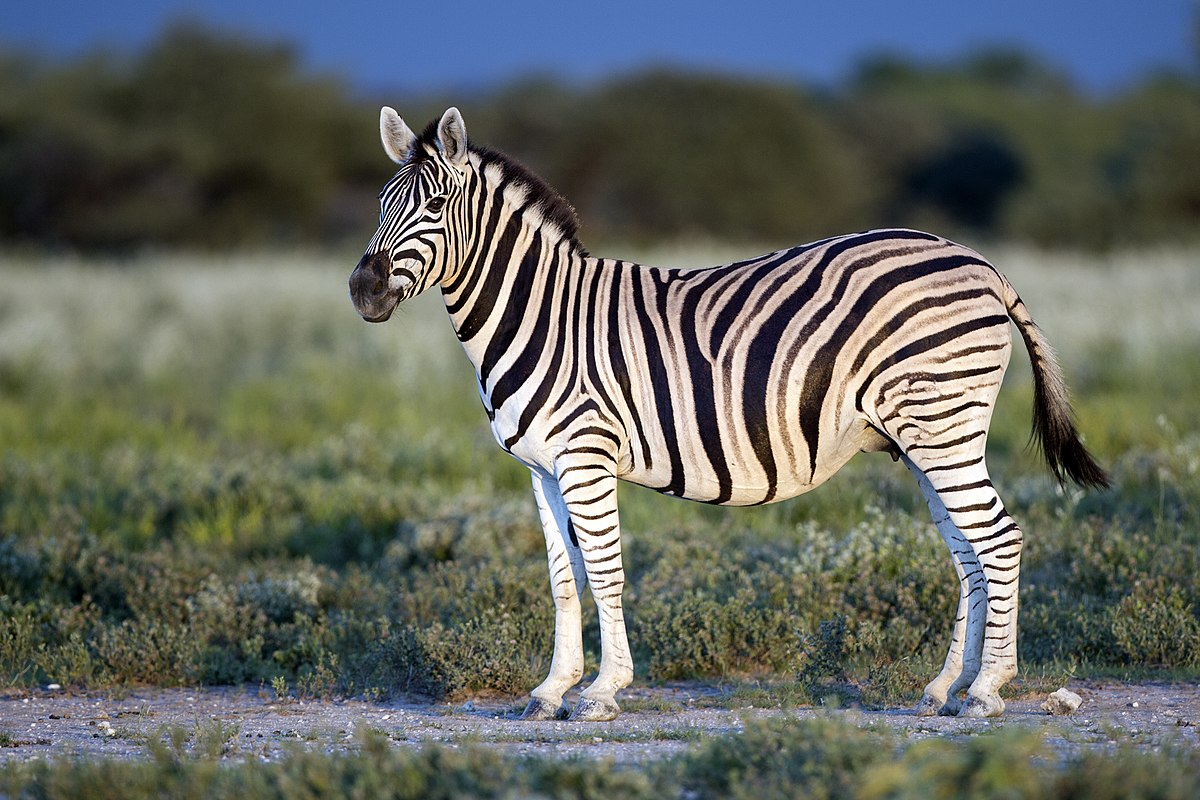
#> input picture HW4/q2/zebra.jpg, 1200 x 800 px
$ python zebra.py
#> lines starting #> are read from the running program, lines starting #| are printed output that depends on the picture
import numpy as np
from numpy.fft import fft2, ifft2, fftshift, ifftshift
import cv2
import matplotlib.pyplot as plt

image_path = 'zebra.jpg'
image = cv2.imread(image_path)
#> image is the input picture: shape (800, 1200, 3); mean B, G, R 96.1, 102.6, 98.8
image = cv2.cvtColor(image, cv2.COLOR_BGR2GRAY)
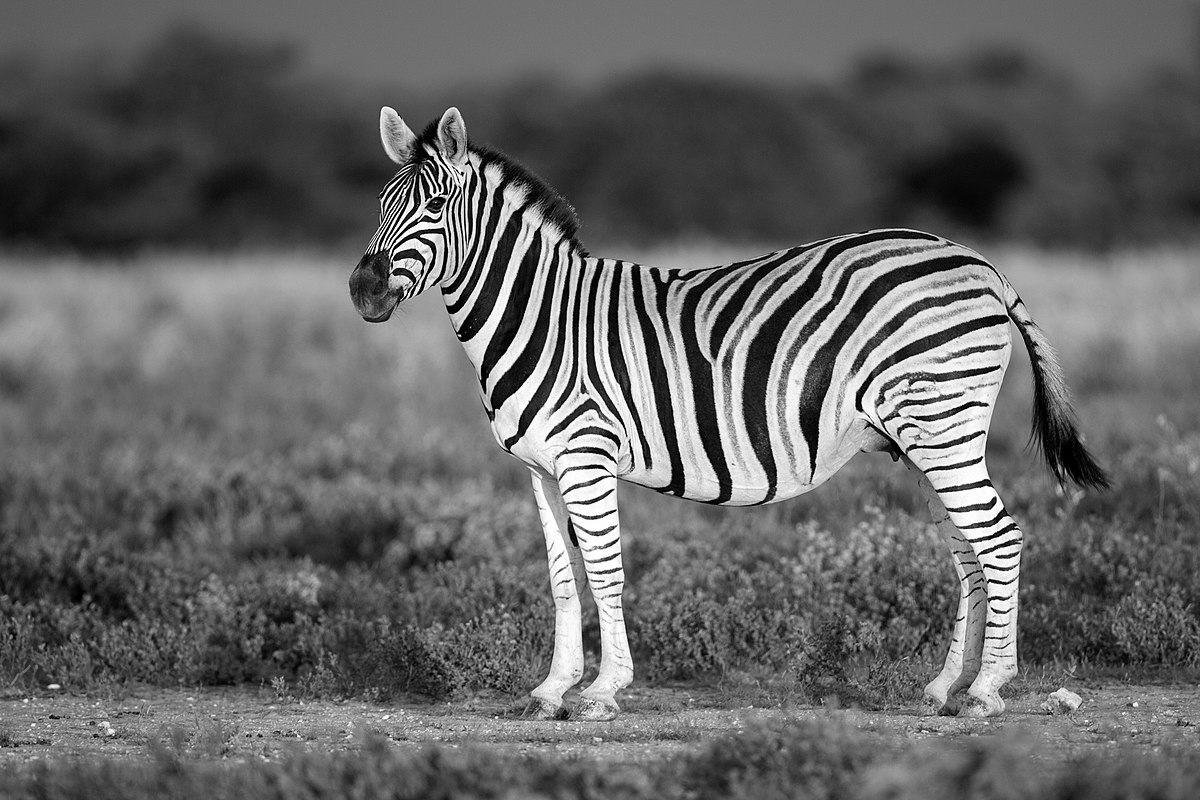
#> image: shape (800, 1200); min 0, max 255, mean 100.7

plt.figure(figsize=(10, 10))
plt.subplot(321)
plt.title('Original Grayscale Image')
plt.imshow(image, cmap='gray')

# Compute the 2D Fourier Transform
f_transform = fft2(image)
f_shift = fftshift(f_transform)

# Compute the magnitude spectrum
magnitude_spectrum = 20 * np.log(np.abs(f_shift) + 1)
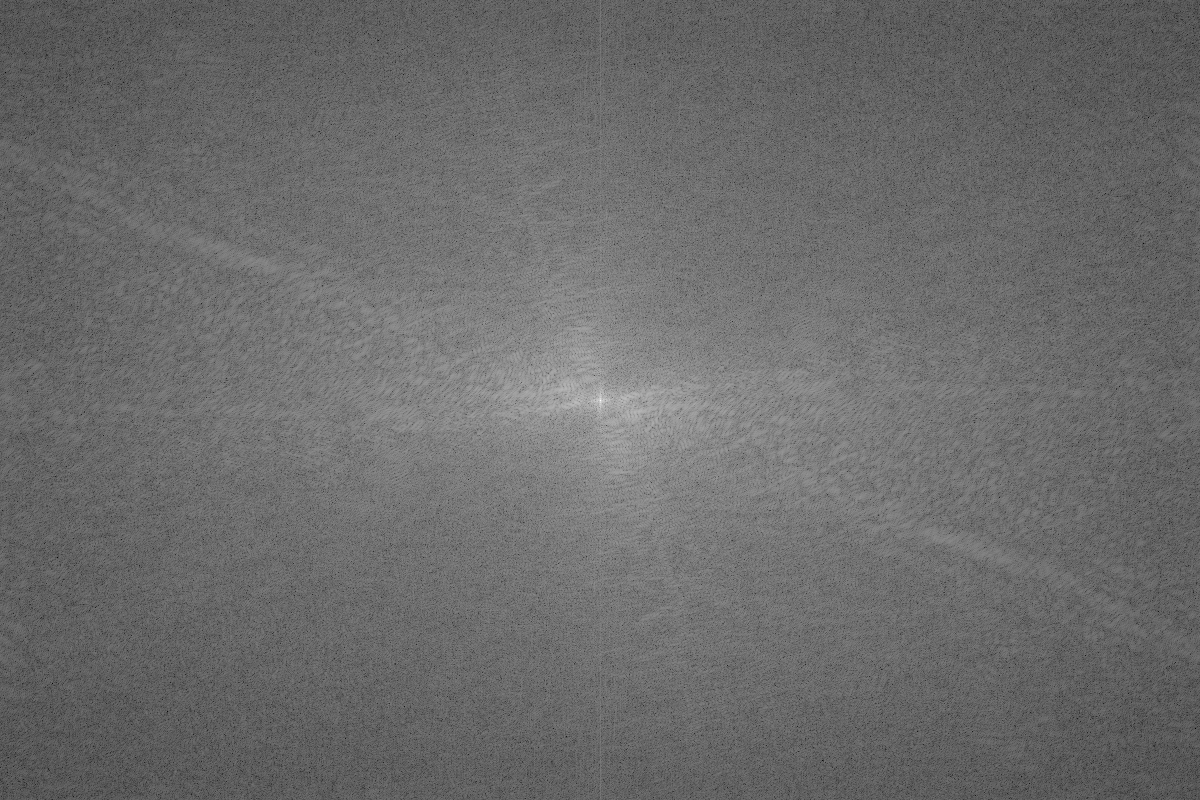
#> magnitude_spectrum: shape (800, 1200) float64; min 47.03, max 367.7, mean 182.4; drawn with min black and max white

plt.subplot(322)
plt.title('Fourier Spectrum')
plt.imshow(magnitude_spectrum, cmap='gray')

# Get original dimensions
H, W = image.shape
#> H = 800; W = 1200

# Step 1: Compute the 2D Fourier Transform
f_transform = fft2(image)
f_shift = fftshift(f_transform)  # Shift zero frequency to the center

# Step 2: Zero-pad in the Fourier domain to scale the image to (2H, 2W)
padded_f_shift = np.zeros((2 * H, 2 * W), dtype=complex)
center_h, center_w = H // 2, W // 2
#> center_h = 400; center_w = 600

# Place the original Fourier data at the center of the padded spectrum
padded_f_shift[H // 2:(3 * H) // 2, W // 2:(3 * W) // 2] = f_shift

# Step 3: Perform the inverse Fourier Transform
padded_f_transform = ifftshift(padded_f_shift)  # Shift back
scaled_image = ifft2(padded_f_transform).real  # Compute the inverse FFT

# Normalize the scaled image for visualization
scaled_image = np.clip(scaled_image, 0, 255).astype(np.uint8)

# Step 4: Compute the magnitude spectrum for visualization
magnitude_spectrum_padded = 20 * np.log(np.abs(padded_f_shift) + 1)

plt.subplot(323)
plt.title('Fourier Spectrum Zero Padding')
plt.imshow(magnitude_spectrum_padded, cmap='gray')

plt.subplot(324)
plt.title('Two Times Larger Grayscale Image')
plt.imshow(scaled_image, cmap='gray')

# Step 1: Compute the 2D Fourier Transform
f_transform = fft2(image)
f_shift = fftshift(f_transform)  # Shift zero frequency to the center

# Get original dimensions
H, W = image.shape

# Create a new matrix to store the Fourier spectrum with four copies
four_img_copies_fourier = np.zeros((2 * H, 2 * W), np.complex128)

# Copy the values from the original Fourier spectrum to the padded matrix with zeros between every two values
four_img_copies_fourier[::2, ::2] = fftshift(fft2(image))

magnitude_spectrum = 20 * np.log(np.abs(four_img_copies_fourier) + 1)

# Reverse Fourier Transform to restore the image
four_img_copies_original = np.abs(ifft2(ifftshift(four_img_copies_fourier)))

plt.subplot(325)
plt.title('Fourier Spectrum Four Copies')
plt.imshow(magnitude_spectrum, cmap='gray')

plt.subplot(326)
plt.title('Four Copies Grayscale Image')
plt.imshow(four_img_copies_original, cmap='gray')

# Adjust layout to prevent overlapping
plt.tight_layout()

# call savefig before show since show clears the image
plt.savefig('zebra_scaled.png')
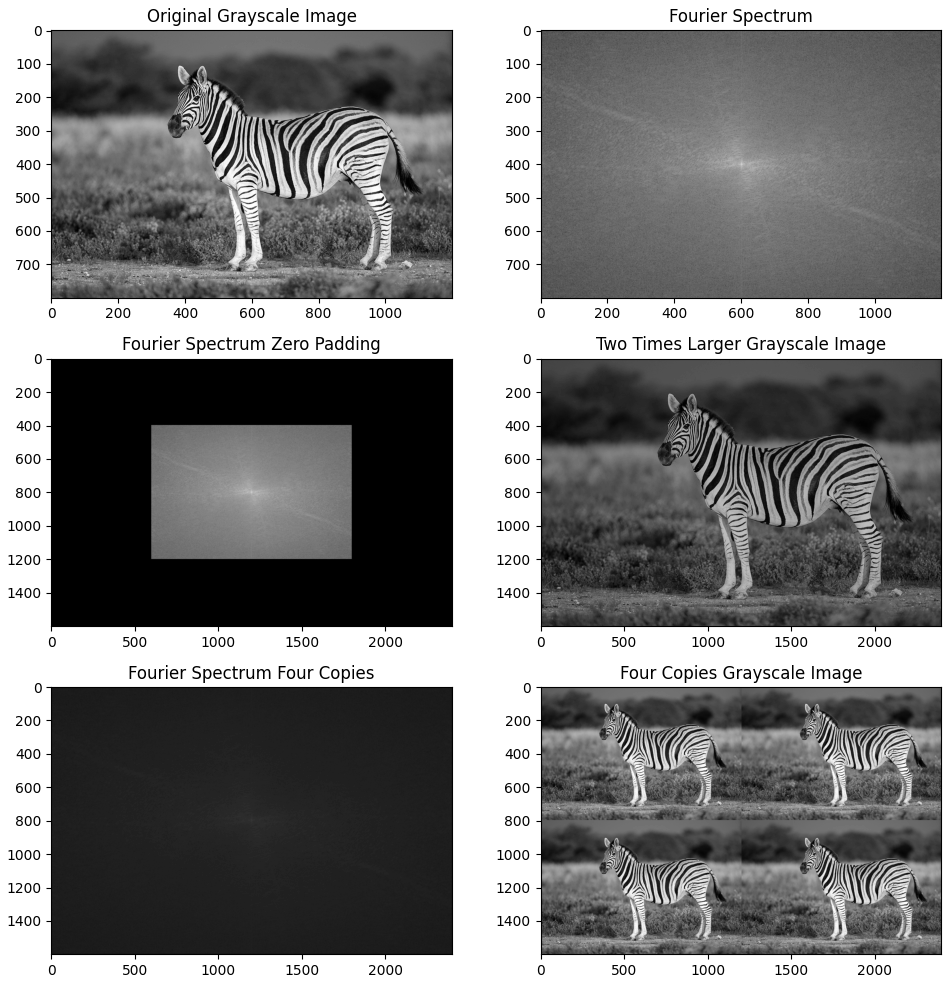
#> figure drawn by matplotlib, 6 panels
plt.show()
